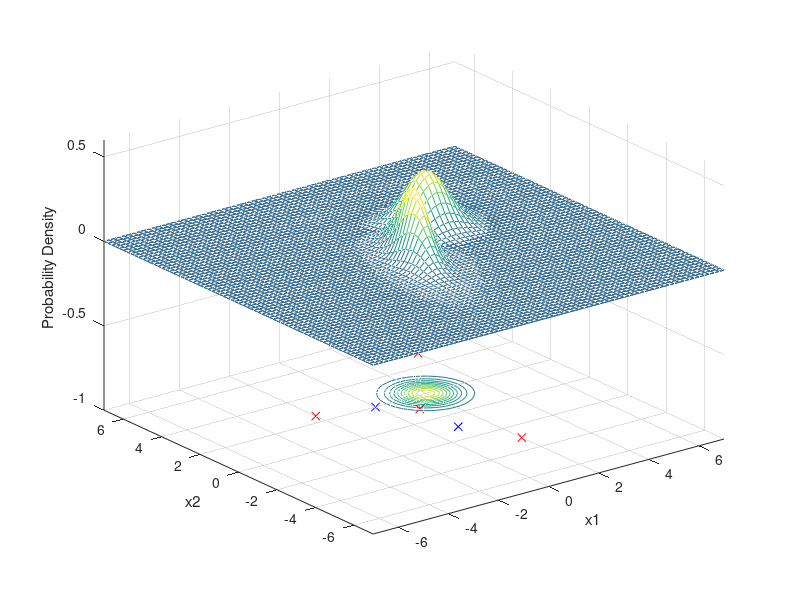

MATLAB code for this plot:
clear;
x1 = -7:.2:7; x2 = -7:.2:7;
[X1,X2] = meshgrid(x1,x2);
mu1 = [0 0];
Sigma1 = [.25 .3;.3 1];
F1 = mvnpdf([X1(:) X2(:)],mu1,Sigma1);
F1 = reshape(F1,length(x2),length(x1));

meshc(X1,X2,F1);
axis([-7 7 -7 7 -1.0 .6])
xlabel('x1'); ylabel('x2'); zlabel('Probability Density');
hold on;
mu2 = [2 2];
Sigma2 = [.5 .0; 0 .5];
F2 = mvnpdf([X1(:) X2(:)],mu2,Sigma2);
F2 = reshape(F2,length(x2),length(x1));

meshc(X1,X2,F2);
axis([-7 7 -7 7 -1.0 .6])
xlabel('x1'); ylabel('x2'); zlabel('Probability Density');
caxis([min(F2(:))-.5*range(F2(:)),max(F2(:))]);
%% Write Your CODE here
p = [1 1;1 -1;4 5;-2 2.5;0 2;2 -3];

for i=1:1:6
    x = [p(i,1) p(i,2)];
    
    %start calculating P(w1|x) from here
    c1 = 1/((2*3.14)*det(Sigma1)^(0.5));
    t1 = x- mu1;
    t1 = t1';
    t1 = inv(Sigma1)*t1;
    t1 = (x-mu1)*t1;
    c1 = c1 * exp(t1);
    c1 = c1*.5;
    %end calculating P(w1|x) here
    
    
    %start calculating P(w2|x) from here
    c2 = 1/((2*3.14)*det(Sigma2)^(0.5));
    t2 = x- mu2;
    t2 = t2';
    t2 = inv(Sigma2)*t2;
    t2 = (x-mu2)*t2;
    c2 = c2 * exp(t2);
    c2 = c2*.5;
    %end calculating P(w2|x) here
    
    
    %if c1 > c2 then x belong to class 1 otherwist lass
    if c1 > c2
        plot3(p(i,1), p(i,2),-1.0,'rx');
        hold on;
    else
        plot3(p(i,1), p(i,2),-1.0,'bx');
        hold on;
    end
end